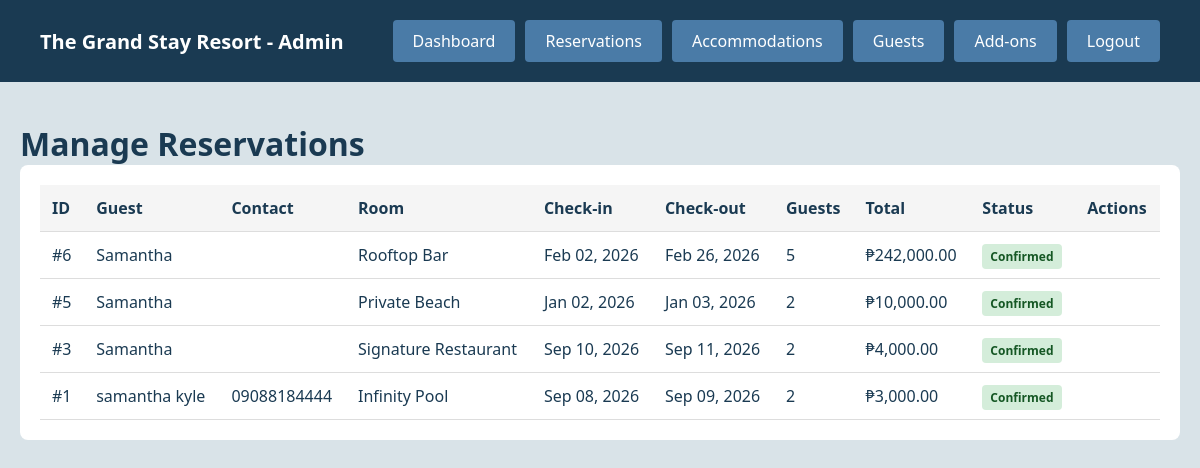
/admin/reservations.php (signed in), run on the app's committed database.
### tables this page shows
CREATE TABLE `reservations` (
  `reservation_id` int(11) NOT NULL,
  `guest_id` int(11) NOT NULL,
  `accommodation_id` int(11) NOT NULL,
  `check_in_date` date NOT NULL,
  `check_out_date` date NOT NULL,
  `num_pax` int(11) NOT NULL,
  `total_price` decimal(10,2) DEFAULT NULL,
  `reservation_status` varchar(20) DEFAULT 'Pending',
  `date_reserved` datetime DEFAULT current_timestamp()
);

CREATE TABLE `guests` (
  `guest_id` int(11) NOT NULL,
  `full_name` varchar(100) NOT NULL,
  `contact_number` varchar(20) NOT NULL,
  `email` varchar(100) DEFAULT NULL,
  `address` text DEFAULT NULL
);

CREATE TABLE `accommodations` (
  `accommodation_id` int(11) NOT NULL,
  `type` varchar(20) NOT NULL,
  `name` varchar(50) NOT NULL,
  `category` varchar(20) DEFAULT NULL,
  `capacity` int(11) NOT NULL,
  `price_per_night` decimal(10,2) NOT NULL,
  `status` varchar(20) DEFAULT 'Available'
);

### admin/reservations.php (the view, shortened to what this page needs)
<?php
require_once '../config/database.php';
$reservations = mysqli_query($conn, "SELECT r.*, a.name as room_name, g.full_name, g.contact_number, g.email
    FROM reservations r
    JOIN accommodations a ON r.accommodation_id = a.accommodation_id
    JOIN guests g ON r.guest_id = g.guest_id
    ORDER BY r.date_reserved DESC");
?>
<!DOCTYPE html>
<html lang="en">
<head>
    <link rel="stylesheet" href="../assets/css/style.css">
</head>
<body>
    <nav class="navbar">
        <div class="brand">The Grand Stay Resort - Admin</div>
        <div class="nav-links">
            <a href="dashboard.php">Dashboard</a>
            <a href="reservations.php">Reservations</a>
            <a href="accommodations.php">Accommodations</a>
            <a href="guests.php">Guests</a>
            <a href="addons.php">Add-ons</a>
            <a href="../logout.php" class="btn-danger">Logout</a>
        </div>
    </nav>
    <div class="container">
        <h1>Manage Reservations</h1>
        <div class="table-container">
            <table>
                <thead>
                    <tr>
                        <th>ID</th>
                        <th>Guest</th>
                        <th>Contact</th>
                        <th>Room</th>
                        <th>Check-in</th>
                        <th>Check-out</th>
                        <th>Guests</th>
                        <th>Total</th>
                        <th>Status</th>
                        <th>Actions</th>
                    </tr>
                </thead>
                <tbody>
                    <?php while ($res = mysqli_fetch_assoc($reservations)): ?>
                    <tr>
                        <td>#<?php echo $res['reservation_id']; ?></td>
                        <td><?php echo htmlspecialchars($res['full_name']); ?></td>
                        <td><?php echo htmlspecialchars($res['contact_number']); ?></td>
                        <td><?php echo htmlspecialchars($res['room_name']); ?></td>
                        <td><?php echo date('M d, Y', strtotime($res['check_in_date'])); ?></td>
                        <td><?php echo date('M d, Y', strtotime($res['check_out_date'])); ?></td>
                        <td><?php echo $res['num_pax']; ?></td>
                        <td>₱<?php echo number_format($res['total_price'], 2); ?></td>
                        <td>
                            <?php if ($res['reservation_status'] === 'Pending'): ?>
                                <span class="badge badge-warning">Pending</span>
                            <?php elseif ($res['reservation_status'] === 'Confirmed'): ?>
                                <span class="badge badge-success">Confirmed</span>
                            <?php else: ?>
                                <span class="badge badge-danger">Cancelled</span>
                            <?php endif; ?>
                        </td>
                        <td>
                        </td>
                    </tr>
                    <?php endwhile; ?>
                </tbody>
            </table>
        </div>
    </div>
</body>
</html>

### assets/css/style.css (style rules this page uses)
* { margin: 0; padding: 0; box-sizing: border-box; }
body { font-family: 'Segoe UI', Tahoma, Geneva, Verdana, sans-serif; background: #d9e3e8; color: #1a3a52; }
.navbar { background: #1a3a52; padding: 20px 40px; display: flex; justify-content: space-between; align-items: center; }
.navbar .brand { color: white; font-size: 20px; font-weight: bold; }
.navbar .nav-links { display: flex; gap: 10px; }
.navbar .nav-links a { color: white; text-decoration: none; padding: 10px 20px; background: #4a7ba7; border-radius: 4px; transition: background 0.3s; }
.container { max-width: 1200px; margin: 0 auto; padding: 40px 20px; }
.btn-danger { background: #dc3545; color: white; }
.table-container { background: white; padding: 20px; border-radius: 8px; overflow-x: auto; }
table { width: 100%; border-collapse: collapse; }
table th, table td { padding: 12px; text-align: left; border-bottom: 1px solid #ddd; }
table th { background: #f5f5f5; font-weight: 600; color: #1a3a52; }
.badge { padding: 4px 8px; border-radius: 4px; font-size: 12px; font-weight: 600; }
.badge-success { background: #d4edda; color: #155724; }

### data on the page
reservations: reservation_id "6", guest.full_name "Samantha", accommodation.name "Rooftop Bar", check_in_date "Feb 02, 2026", check_out_date "Feb 26, 2026", num_pax "5", total_price "242,000.00", reservation_status "Confirmed"
reservations: reservation_id "5", guest.full_name "Samantha", accommodation.name "Private Beach", check_in_date "Jan 02, 2026", check_out_date "Jan 03, 2026", num_pax "2", total_price "10,000.00", reservation_status "Confirmed"
reservations: reservation_id "3", guest.full_name "Samantha", accommodation.name "Signature Restaurant", check_in_date "Sep 10, 2026", check_out_date "Sep 11, 2026", num_pax "2", total_price "4,000.00", reservation_status "Confirmed"
reservations: reservation_id "1", guest.full_name "samantha kyle", guest.contact_number "09088184444", accommodation.name "Infinity Pool", check_in_date "Sep 08, 2026", check_out_date "Sep 09, 2026", num_pax "2", total_price "3,000.00", reservation_status "Confirmed"
